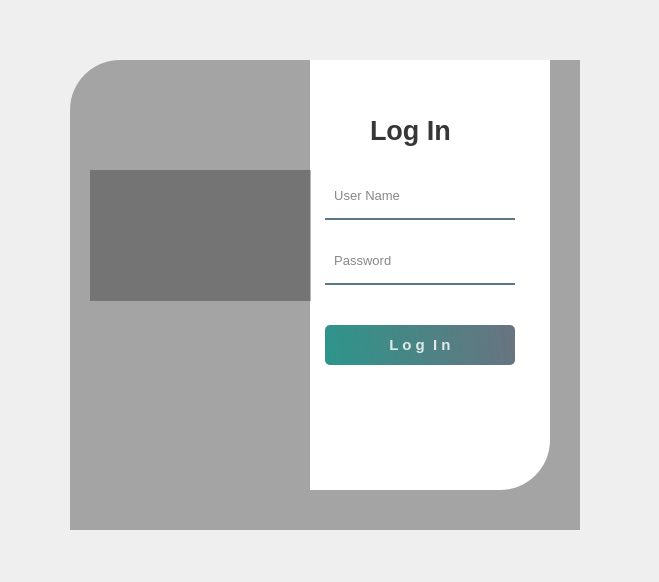
<?xml version="1.0" encoding="UTF-8"?>
<ui version="4.0">
 <class>Form</class>
 <widget class="QWidget" name="Form">
  <property name="geometry">
   <rect>
    <x>0</x>
    <y>0</y>
    <width>659</width>
    <height>582</height>
   </rect>
  </property>
  <property name="windowTitle">
   <string>Form</string>
  </property>
  <widget class="QWidget" name="widget" native="true">
   <property name="geometry">
    <rect>
     <x>30</x>
     <y>30</y>
     <width>550</width>
     <height>500</height>
    </rect>
   </property>
   <property name="styleSheet">
    <string notr="true">QPushButton#pushButton{
	background-color: qlineargradient(spread:pad, x1:0, y1:0.505682, x2:1, y2:0.477, stop:0 rgba(11, 131, 120, 219), stop:1 rgba(85, 98, 112, 226));
	color:rgba(255, 255, 255, 210);
	border-radius:5px;
}

QPushButton#pushButton:hover{
	background-color: qlineargradient(spread:pad, x1:0, y1:0.505682, x2:1, y2:0.477, stop:0 rgba(150, 123, 111, 219), stop:1 rgba(85, 81, 84, 226));
}

QPushButton#pushButton:pressed{
	padding-left:5px;
	padding-top:5px;
	background-color:rgba(150, 123, 111, 255);
}

QPushButton#pushButton_2, #pushButton_3, #pushButton_4, #pushButton_5{
	background-color: rgba(0, 0, 0, 0);
	color:rgba(85, 98, 112, 255);
}

QPushButton#pushButton_2:hover, #pushButton_3:hover, #pushButton_4:hover, #pushButton_5:hover{
	color: rgba(131, 96, 53, 255);
}

QPushButton#pushButton_2:pressed, #pushButton_3:pressed, #pushButton_4:pressed, #pushButton_5:pressed{
	padding-left:5px;
	padding-top:5px;
	color:rgba(91, 88, 53, 255);
}

</string>
   </property>
   <widget class="QLabel" name="label">
    <property name="geometry">
     <rect>
      <x>40</x>
      <y>30</y>
      <width>280</width>
      <height>430</height>
     </rect>
    </property>
    <property name="styleSheet">
     <string notr="true">border-image: url(:/images/background.jpg);
border-top-left-radius: 50px;</string>
    </property>
    <property name="text">
     <string/>
    </property>
   </widget>
   <widget class="QLabel" name="label_2">
    <property name="geometry">
     <rect>
      <x>40</x>
      <y>30</y>
      <width>651</width>
      <height>791</height>
     </rect>
    </property>
    <property name="styleSheet">
     <string notr="true">background-color:rgba(0, 0, 0, 80);
border-top-left-radius: 50px;</string>
    </property>
    <property name="text">
     <string/>
    </property>
    <property name="pixmap">
     <pixmap>f3.png</pixmap>
    </property>
   </widget>
   <widget class="QLabel" name="label_3">
    <property name="geometry">
     <rect>
      <x>280</x>
      <y>30</y>
      <width>240</width>
      <height>430</height>
     </rect>
    </property>
    <property name="styleSheet">
     <string notr="true">background-color:rgba(255, 255, 255, 255);
border-bottom-right-radius: 50px;</string>
    </property>
    <property name="text">
     <string/>
    </property>
   </widget>
   <widget class="QLabel" name="label_4">
    <property name="geometry">
     <rect>
      <x>340</x>
      <y>80</y>
      <width>111</width>
      <height>40</height>
     </rect>
    </property>
    <property name="font">
     <font>
      <pointsize>20</pointsize>
      <weight>75</weight>
      <bold>true</bold>
     </font>
    </property>
    <property name="styleSheet">
     <string notr="true">color:rgba(0, 0, 0, 200);</string>
    </property>
    <property name="text">
     <string>Log In</string>
    </property>
   </widget>
   <widget class="QLineEdit" name="lineEdit">
    <property name="geometry">
     <rect>
      <x>295</x>
      <y>150</y>
      <width>190</width>
      <height>40</height>
     </rect>
    </property>
    <property name="font">
     <font>
      <pointsize>10</pointsize>
     </font>
    </property>
    <property name="styleSheet">
     <string notr="true">background-color:rgba(0, 0, 0, 0);
border:none;
border-bottom:2px solid rgba(46, 82, 101, 200);
color:rgba(0, 0, 0, 240);
padding-bottom:7px;</string>
    </property>
    <property name="placeholderText">
     <string>  User Name</string>
    </property>
   </widget>
   <widget class="QLineEdit" name="lineEdit_2">
    <property name="geometry">
     <rect>
      <x>295</x>
      <y>215</y>
      <width>190</width>
      <height>40</height>
     </rect>
    </property>
    <property name="font">
     <font>
      <pointsize>10</pointsize>
     </font>
    </property>
    <property name="styleSheet">
     <string notr="true">background-color:rgba(0, 0, 0, 0);
border:none;
border-bottom:2px solid rgba(46, 82, 101, 200);
color:rgba(0, 0, 0, 240);
padding-bottom:7px;</string>
    </property>
    <property name="echoMode">
     <enum>QLineEdit::Password</enum>
    </property>
    <property name="placeholderText">
     <string>  Password</string>
    </property>
   </widget>
   <widget class="QPushButton" name="pushButton">
    <property name="geometry">
     <rect>
      <x>295</x>
      <y>295</y>
      <width>190</width>
      <height>40</height>
     </rect>
    </property>
    <property name="font">
     <font>
      <pointsize>11</pointsize>
      <weight>75</weight>
      <bold>true</bold>
     </font>
    </property>
    <property name="text">
     <string>L o g  I n</string>
    </property>
   </widget>
   <widget class="QLabel" name="label_6">
    <property name="geometry">
     <rect>
      <x>60</x>
      <y>140</y>
      <width>221</width>
      <height>131</height>
     </rect>
    </property>
    <property name="styleSheet">
     <string notr="true">background-color:rgba(0, 0, 0, 75);</string>
    </property>
    <property name="text">
     <string/>
    </property>
   </widget>
  </widget>
 </widget>
 <resources/>
 <connections/>
</ui>
